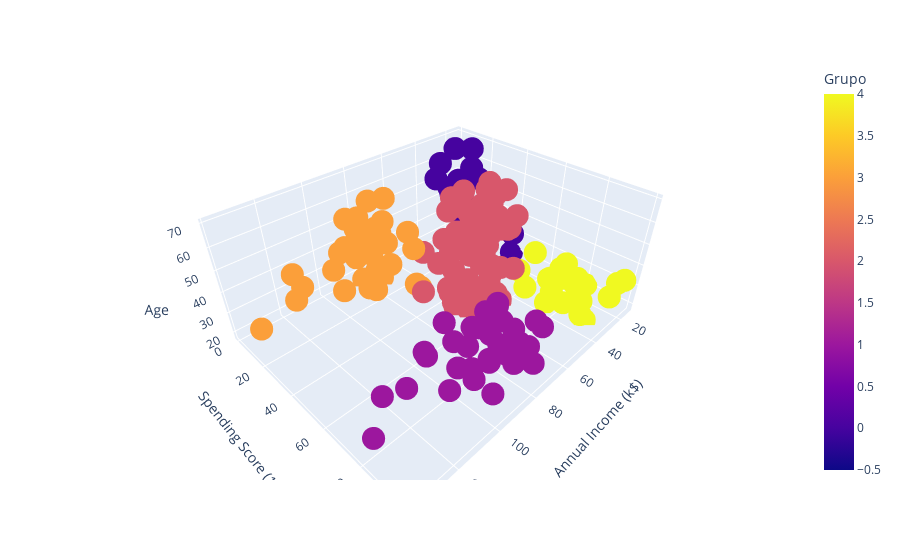

Here is the notebook cell this chart was saved with:
### Code cell
# Creamos un gráfico de dispersión 3D usando plotly express
# Los ejes x, y y z corresponden a 'Annual Income (k$)', 'Spending Score (1-100)' y 'Age' respectivamente
# Los colores y símbolos de los puntos se determinan por la columna 'Grupo'
grafica3D = px.scatter_3d(Datos, x = 'Annual Income (k$)', y = 'Spending Score (1-100)', 
                          z = 'Age', color = 'Grupo', symbol = 'Grupo',
                          # Mapeamos cada valor único en 'Grupo' a un tipo de símbolo específico
                          symbol_map = {0: 'circle', 1: 'circle', 
                                        2: 'circle', 3: 'circle', 4:'circle'})

# Actualizamos el diseño del gráfico para ocultar la leyenda
grafica3D.update_layout(showlegend = False)

### Figure 1 — Plotly figure (JSON) as saved in the notebook; plotly's stock layout.template omitted (floating-point values rounded to 4 significant figures)
{"data": [{"hovertemplate": "Grupo=%{marker.color}<br>Annual Income (k$)=%{x}<br>Spending Score (1-100)=%{y}<br>Age=%{z}<extra></extra>", "legendgroup": "0", "marker": {"color": [0, 0, 0, 0, 0, 0, 0, 0, 0, 0, 0, 0, 0, 0, 0, 0, 0, 0, 0, 0, 0, 0, 0], "coloraxis": "coloraxis", "symbol": "circle"}, "mode": "markers", "name": "0", "scene": "scene", "showlegend": true, "type": "scatter3d", "x": [15, 16, 17, 18, 19, 19, 20, 20, 21, 23, 24, 25, 28, 28, 29, 30, 33, 33, 34, 37, 38, 39, 39], "y": [39, 6, 40, 6, 3, 14, 15, 13, 35, 29, 35, 5, 14, 32, 31, 4, 4, 14, 17, 26, 35, 36, 28], "z": [19, 20, 31, 35, 64, 67, 58, 37, 35, 52, 35, 46, 54, 45, 40, 60, 53, 49, 42, 36, 65, 48, 49]}, {"hovertemplate": "Grupo=%{marker.color}<br>Annual Income (k$)=%{x}<br>Spending Score (1-100)=%{y}<br>Age=%{z}<extra></extra>", "legendgroup": "4", "marker": {"color": [4, 4, 4, 4, 4, 4, 4, 4, 4, 4, 4, 4, 4, 4, 4, 4, 4, 4, 4, 4, 4, 4, 4], "coloraxis": "coloraxis", "symbol": "circle"}, "mode": "markers", "name": "4", "scene": "scene", "showlegend": true, "type": "scatter3d", "x": [15, 16, 17, 18, 19, 19, 20, 20, 21, 23, 24, 25, 28, 28, 29, 30, 33, 33, 34, 37, 38, 39, 39], "y": [81, 77, 76, 94, 72, 99, 77, 79, 66, 98, 73, 73, 82, 61, 87, 73, 92, 81, 73, 75, 92, 61, 65], "z": [21, 23, 22, 23, 30, 35, 24, 22, 20, 35, 25, 31, 29, 35, 23, 21, 18, 21, 30, 20, 24, 31, 24]}, {"hovertemplate": "Grupo=%{marker.color}<br>Annual Income (k$)=%{x}<br>Spending Score (1-100)=%{y}<br>Age=%{z}<extra></extra>", "legendgroup": "2", "marker": {"color": [2, 2, 2, 2, 2, 2, 2, 2, 2, 2, 2, 2, 2, 2, 2, 2, 2, 2, 2, 2, 2, 2, 2, 2, 2, 2, 2, 2, 2, 2, 2, 2, 2, 2, 2, 2, 2, 2, 2, 2, 2, 2, 2, 2, 2, 2, 2, 2, 2, 2, 2, 2, 2, 2, 2, 2, 2, 2, 2, 2, 2, 2, 2, 2, 2, 2, 2, 2, 2, 2, 2, 2, 2, 2, 2, 2, 2, 2, 2], "coloraxis": "coloraxis", "symbol": "circle"}, "mode": "markers", "name": "2", "scene": "scene", "showlegend": true, "type": "scatter3d", "x": [40, 40, 40, 40, 42, 42, 43, 43, 43, 43, 44, 44, 46, 46, 46, 46, 47, 47, 48, 48, 48, 48, 48, 48, 49, 49, 50, 50, 54, 54, 54, 54, 54, 54, 54, 54, 54, 54, 54, 54, 57, 57, 58, 58, 59, 59, 60, 60, 60, 60, 60, 60, 61, 61, 62, 62, 62, 62, 62, 62, 63, 63, 63, 63, 63, 63, 64, 64, 65, 65, 65, 65, 67, 67, 67, 67, 69, 71, 76], "y": [55, 47, 42, 42, 52, 60, 54, 60, 45, 41, 50, 46, 51, 46, 56, 55, 52, 59, 51, 59, 50, 48, 59, 47, 55, 42, 49, 56, 47, 54, 53, 48, 52, 42, 51, 55, 41, 44, 57, 46, 58, 55, 60, 46, 55, 41, 49, 40, 42, 52, 47, 50, 42, 49, 41, 48, 59, 55, 56, 42, 50, 46, 43, 48, 52, 54, 42, 46, 48, 50, 43, 59, 43, 57, 56, 40, 58, 35, 40], "z": [50, 27, 29, 31, 49, 33, 31, 59, 50, 47, 51, 69, 27, 53, 70, 19, 67, 54, 63, 18, 43, 68, 19, 32, 70, 47, 60, 60, 59, 26, 45, 40, 23, 49, 57, 38, 67, 46, 21, 48, 55, 22, 34, 50, 68, 18, 48, 40, 32, 24, 47, 27, 48, 20, 23, 49, 67, 26, 49, 21, 66, 54, 68, 66, 65, 19, 38, 19, 18, 19, 63, 49, 51, 50, 27, 38, 40, 43, 28]}, {"hovertemplate": "Grupo=%{marker.color}<br>Annual Income (k$)=%{x}<br>Spending Score (1-100)=%{y}<br>Age=%{z}<extra></extra>", "legendgroup": "1", "marker": {"color": [1, 1, 1, 1, 1, 1, 1, 1, 1, 1, 1, 1, 1, 1, 1, 1, 1, 1, 1, 1, 1, 1, 1, 1, 1, 1, 1, 1, 1, 1, 1, 1, 1, 1, 1, 1, 1, 1, 1], "coloraxis": "coloraxis", "symbol": "circle"}, "mode": "markers", "name": "1", "scene": "scene", "showlegend": true, "type": "scatter3d", "x": [69, 70, 71, 71, 71, 72, 73, 73, 74, 75, 76, 77, 77, 78, 78, 78, 78, 78, 78, 79, 81, 85, 86, 87, 87, 87, 88, 88, 93, 97, 98, 99, 101, 103, 103, 113, 120, 126, 137], "y": [91, 77, 95, 75, 75, 71, 88, 73, 72, 93, 87, 97, 74, 90, 88, 76, 89, 78, 73, 83, 93, 75, 95, 63, 75, 92, 86, 69, 90, 86, 88, 97, 68, 85, 69, 91, 79, 74, 83], "z": [39, 31, 40, 38, 39, 31, 29, 32, 35, 32, 32, 28, 32, 34, 39, 38, 27, 30, 30, 29, 31, 36, 33, 32, 28, 36, 30, 27, 35, 32, 29, 30, 28, 36, 32, 38, 35, 32, 30]}, {"hovertemplate": "Grupo=%{marker.color}<br>Annual Income (k$)=%{x}<br>Spending Score (1-100)=%{y}<br>Age=%{z}<extra></extra>", "legendgroup": "3", "marker": {"color": [3, 3, 3, 3, 3, 3, 3, 3, 3, 3, 3, 3, 3, 3, 3, 3, 3, 3, 3, 3, 3, 3, 3, 3, 3, 3, 3, 3, 3, 3, 3, 3, 3, 3, 3, 3], "coloraxis": "coloraxis", "symbol": "circle"}, "mode": "markers", "name": "3", "scene": "scene", "showlegend": true, "type": "scatter3d", "x": [70, 71, 71, 72, 73, 73, 74, 75, 77, 77, 78, 78, 78, 78, 78, 78, 79, 81, 85, 86, 87, 87, 87, 88, 88, 93, 97, 98, 99, 101, 103, 103, 113, 120, 126, 137], "y": [29, 11, 9, 34, 5, 7, 10, 5, 12, 36, 22, 17, 20, 16, 1, 1, 35, 5, 26, 20, 27, 13, 10, 13, 15, 14, 32, 15, 39, 24, 17, 23, 8, 16, 28, 18], "z": [23, 59, 47, 25, 20, 44, 19, 57, 25, 48, 34, 43, 44, 47, 37, 34, 56, 19, 50, 42, 36, 40, 36, 52, 58, 59, 37, 46, 41, 54, 41, 34, 33, 47, 45, 32]}], "layout": {"autosize": true, "coloraxis": {"colorbar": {"title": {"text": "Grupo"}}, "colorscale": [[0, "#0d0887"], [0.1111, "#46039f"], [0.2222, "#7201a8"], [0.3333, "#9c179e"], [0.4444, "#bd3786"], [0.5556, "#d8576b"], [0.6667, "#ed7953"], [0.7778, "#fb9f3a"], [0.8889, "#fdca26"], [1, "#f0f921"]]}, "legend": {"title": {"text": "Grupo"}, "tracegroupgap": 0}, "margin": {"t": 60}, "scene": {"aspectmode": "auto", "aspectratio": {"x": 1.429, "y": 1.148, "z": 0.6093}, "domain": {"x": [0, 1], "y": [0, 1]}, "xaxis": {"title": {"text": "Annual Income (k$)"}, "type": "linear"}, "yaxis": {"title": {"text": "Spending Score (1-100)"}, "type": "linear"}, "zaxis": {"title": {"text": "Age"}, "type": "linear"}}, "showlegend": false}}
